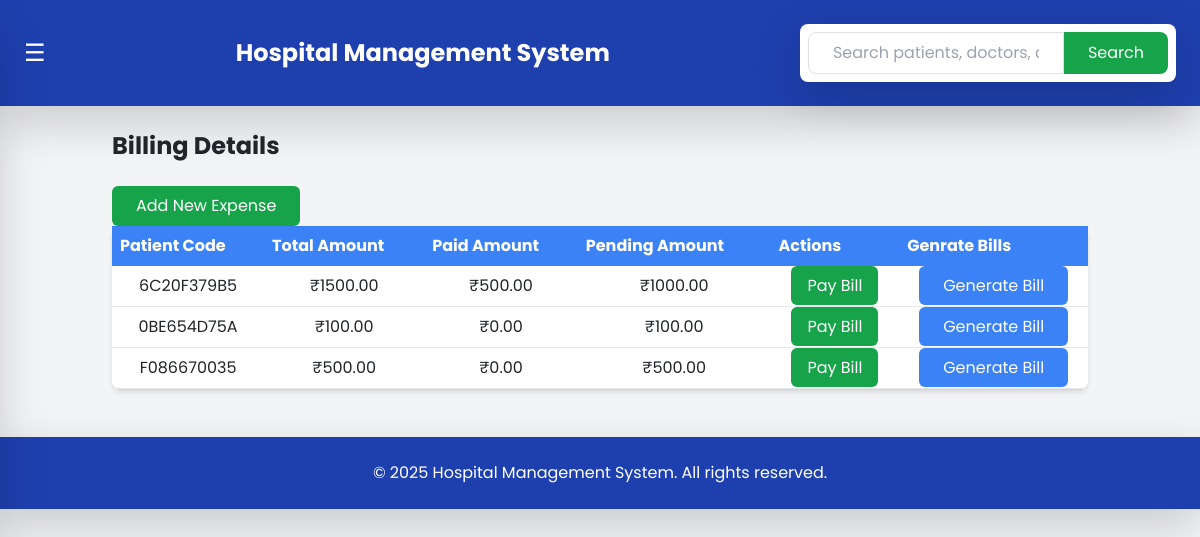
Screenshot of /billing/ (signed in) with the database file from the repository.
### hms/models.py (models this page shows, shortened)
class Billing(models.Model):
    patient = models.ForeignKey(Patient, on_delete=models.CASCADE)
    total_amount = models.DecimalField(max_digits=10, decimal_places=2, default=0)
    paid_amount = models.DecimalField(max_digits=10, decimal_places=2, default=0)
    status = models.CharField(max_length=20, choices=[('paid', 'Paid'), ('pending', 'Pending')], default='pending')
    generated_on = models.DateTimeField(auto_now_add=True)

class Patient(models.Model):
    patient_code = models.CharField(max_length=10, unique=True, editable=False, blank=True, null=True)
    created_at = models.DateTimeField(default=now)
    user = models.OneToOneField(CustomUser, on_delete=models.CASCADE, related_name="patient")
    date_of_birth = models.DateField(blank=True, null=True)
    contact_number = models.CharField(max_length=15, blank=True, null=True)
    address = models.TextField(blank=True, null=True)
    gender = models.CharField(max_length=10, choices=CustomUser.GENDER_CHOICES, blank=True, null=True)
    aadhar_number = models.CharField(max_length=12, unique=True, validators=[MinLengthValidator(12)], blank=True, null=True)
    blood_group = models.CharField(max_length=3, blank=True, null=True, choices=[
        ('A+', 'A+'), ('A-', 'A-'), ('B+', 'B+'), ('B-', 'B-'),
        ('O+', 'O+'), ('O-', 'O-'), ('AB+', 'AB+'), ('AB-', 'AB-')
    ])
    email = models.EmailField(unique=True, blank=True, null=True)
    guarantor_name = models.CharField(max_length=255, blank=True, null=True)
    guarantor_address = models.TextField(blank=True, null=True)
    guarantor_mobile = models.CharField(max_length=15, blank=True, null=True)
    guarantor_relationship = models.CharField(max_length=50, blank=True, null=True)
    guarantor_gender = models.CharField(max_length=10, choices=CustomUser.GENDER_CHOICES, blank=True, null=True)
    profile_picture = models.ImageField(upload_to='patient_profiles/', blank=True, null=True)

### hms/views.py (the view)
# urls.py: path('billing/', views.billing, name='billing'),
@login_required
def billing(request):
    bills = Billing.objects.all()
    for bill in bills:
        bill.pending_amount = bill.total_amount - bill.paid_amount
    return render(request, 'hms/billing.html', {'bills': bills})

### hms/templates/hms/billing.html (shortened to what this page needs)
{% extends 'hms/base.html' %}
{% block content %}
<h2 class="text-2xl font-bold">Billing Details</h2>
<a href="{% url 'add_expense' %}" class="mt-4 inline-block px-4 py-2 bg-green-600 text-white rounded">
    Add New Expense
</a>
<br>
<table class="w-full bg-white shadow-md rounded-lg">
    <tr class="bg-blue-500 text-white">
        <th class="p-2">Patient Code</th>
        <th class="p-2">Total Amount</th>
        <th class="p-2">Paid Amount</th>
        <th class="p-2">Pending Amount</th>
        <th class="p-2">Actions</th>
        <th class="p-2">Genrate Bills</th>
    </tr>
    {% for bill in bills %}
    <tr class="border-b text-center">
        <td class="p-2">{{ bill.patient.patient_code }}</td>
        <td class="p-2">₹{{ bill.total_amount }}</td>
        <td class="p-2">₹{{ bill.paid_amount }}</td>
        <td class="p-2">₹{{ bill.pending_amount }}</td>
        <td class="p-2">
            <a href="{% url 'pay_bill' bill.id %}" class="px-3 py-2 bg-green-600 text-white rounded">Pay Bill</a>
        </td>
        <td>
            <a href="{% url 'generate_bill' bill.patient.patient_code %}"
               class="px-4 py-2 bg-blue-500 text-white rounded hover:bg-blue-700">
                Generate Bill
            </a>
        </td>
    </tr>
    {% empty %}
    <tr>
        <td colspan="5" class="p-4 text-center">No bills available</td>
    </tr>
    {% endfor %}
</table>
{% endblock %}

### hms/templates/hms/base.html (style rules this page uses)
body { font-family: 'Poppins', sans-serif; }

### rows the page displays
Billing: patient.patient_code "6C20F379B5", total_amount "1500.00", paid_amount "500.00", pending_amount "1000.00"
Billing: patient.patient_code "0BE654D75A", total_amount "100.00", paid_amount "0.00", pending_amount "100.00"
Billing: patient.patient_code "F086670035", total_amount "500.00", paid_amount "0.00", pending_amount "500.00"
